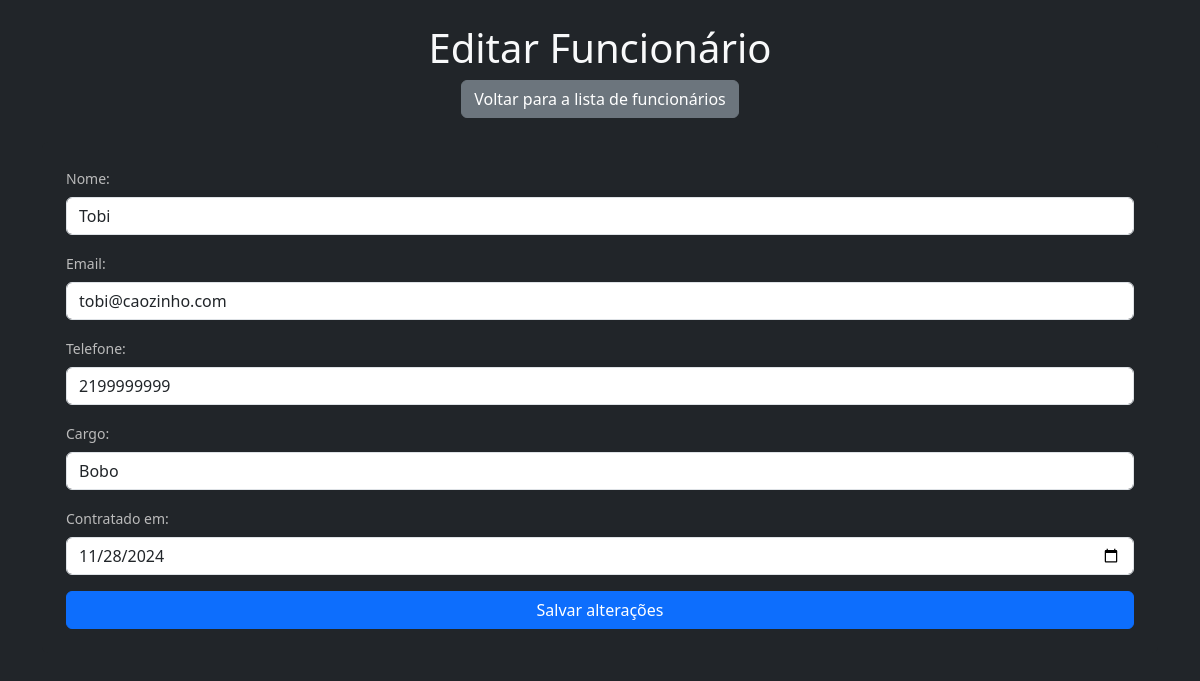
The page /edit/3 on the database its author committed.
### tables this page shows
CREATE TABLE "Funcionarios" (
	"id"	INTEGER,
	"name"	TEXT NOT NULL,
	"email"	TEXT NOT NULL,
	"tel"	TEXT NOT NULL,
	"cargo"	TEXT NOT NULL,
	"contratado_em"	TEXT NOT NULL,
	PRIMARY KEY("id" AUTOINCREMENT)
);

### app_com_sqlite.py (the view, shortened to what this page needs)
@app.route('/edit/<id>', methods=['GET', 'POST'])
def edit(id):
    conn = db_connection()
    cursor = conn.cursor()
    cursor.execute('SELECT * FROM Funcionarios WHERE id = ?', (id,))
    funcionario = cursor.fetchone()
    if not funcionario:
        return redirect(url_for('index'))
    conn.close()
    return render_template('edit.html', funcionario=funcionario)

### app_com_sqlite.py (called while the page is built)
def db_connection():
    conn = sqlite3.connect('databasedb.sqlite')  # Nome do arquivo SQLite
    conn.row_factory = sqlite3.Row  # Permite acessar os resultados como dicionários
    return conn

### templates/edit.html (shortened to what this page needs)
<!DOCTYPE html>
<html lang="pt-BR">
<head>
    <link rel="stylesheet" href="{{ url_for('static', filename='edit.css') }}">
    <link href="https://cdn.jsdelivr.net/npm/bootstrap@5.3.0-alpha1/dist/css/bootstrap.min.css" rel="stylesheet">
</head>
<body class="bg-dark text-light">
    <div class="container mt-4">
        <h1 class="text-center">Editar Funcionário</h1>
        <div class="text-center mb-4">
            <a href="{{ url_for('index') }}" class="btn btn-secondary">Voltar para a lista de funcionários</a>
        </div>
        <form method="POST" class="bg-dark p-4 rounded">
            <div class="mb-3">
                <label for="name" class="form-label">Nome:</label>
                <input type="text" class="form-control" id="name" name="name" value="{{ funcionario['name'] }}" required>
            </div>
            <div class="mb-3">
                <label for="email" class="form-label">Email:</label>
                <input type="email" class="form-control" id="email" name="email" value="{{ funcionario['email'] }}" required>
            </div>
            <div class="mb-3">
                <label for="tel" class="form-label">Telefone:</label>
                <input type="text" class="form-control" id="tel" name="tel" value="{{ funcionario['tel'] }}" required>
            </div>
            <div class="mb-3">
                <label for="cargo" class="form-label">Cargo:</label>
                <input type="text" class="form-control" id="cargo" name="cargo" value="{{ funcionario['cargo'] }}" required>
            </div>
            <div class="mb-3">
                <label for="contratado_em" class="form-label">Contratado em:</label>
                <input type="date" class="form-control" id="contratado_em" name="contratado_em" value="{{ funcionario['contratado_em'] }}" required>
            </div>
            <button type="submit" class="btn btn-primary w-100">Salvar alterações</button>
        </form>
    </div>
</body>
</html>

### static/edit.css (style rules this page uses)
body { font-family: 'Arial', sans-serif; background-color: #121212; color: #f5f5f5; margin: 0; }
a { text-decoration: none; color: #1abc9c; font-weight: bold; }
form { background-color: #222; color: #f5f5f5; border-radius: 8px; padding: 20px; margin-top: 20px; }
form label { font-size: 14px; color: #bbb; }
form input { background-color: #333; color: #f5f5f5; border: 2px solid #444; padding: 10px; border-radius: 5px; width: 100%; }
form button { background-color: #e74c3c; color: white; border: none; border-radius: 5px; padding: 12px 20px; cursor: pointer; font-size: 16px; width: 100%; transition: background-color 0.3s ease, transform 0.2s ease; }

### rows shown on the page
Funcionarios: name "Tobi", email "tobi@caozinho.com", tel "2199999999", cargo "Bobo", contratado_em "11/28/2024"
